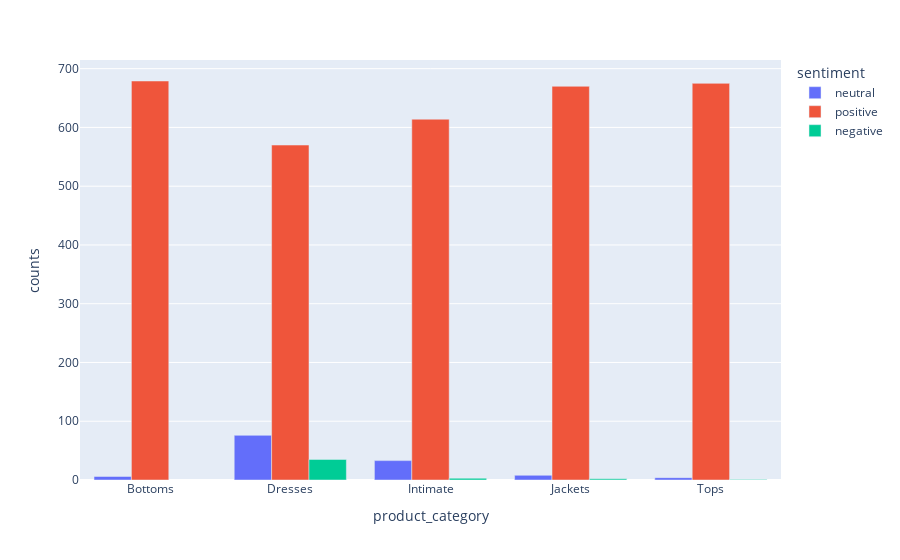

Notebook code cell kept with this figure:
### Markdown cell above
### Visualizing Sentiment Distribution by Product Category

To visualize the distribution of sentiment across different product categories, we can create a grouped bar chart using Plotly Express.

### Code cell
px.bar(df,x="product_category",y='counts',color='sentiment',barmode='group')

### Figure 1 — Plotly figure (JSON) as saved in the notebook; plotly's stock layout.template omitted (floating-point values rounded to 4 significant figures)
{"data": [{"alignmentgroup": "True", "hovertemplate": "sentiment=neutral<br>product_category=%{x}<br>counts=%{y}<extra></extra>", "legendgroup": "neutral", "marker": {"color": "#636efa", "pattern": {"shape": ""}}, "name": "neutral", "offsetgroup": "neutral", "orientation": "v", "showlegend": true, "textposition": "auto", "type": "bar", "x": ["Bottoms", "Dresses", "Intimate", "Jackets", "Tops"], "xaxis": "x", "y": [6, 76, 33, 8, 4], "yaxis": "y"}, {"alignmentgroup": "True", "hovertemplate": "sentiment=positive<br>product_category=%{x}<br>counts=%{y}<extra></extra>", "legendgroup": "positive", "marker": {"color": "#EF553B", "pattern": {"shape": ""}}, "name": "positive", "offsetgroup": "positive", "orientation": "v", "showlegend": true, "textposition": "auto", "type": "bar", "x": ["Bottoms", "Dresses", "Intimate", "Jackets", "Tops"], "xaxis": "x", "y": [679, 570, 614, 670, 675], "yaxis": "y"}, {"alignmentgroup": "True", "hovertemplate": "sentiment=negative<br>product_category=%{x}<br>counts=%{y}<extra></extra>", "legendgroup": "negative", "marker": {"color": "#00cc96", "pattern": {"shape": ""}}, "name": "negative", "offsetgroup": "negative", "orientation": "v", "showlegend": true, "textposition": "auto", "type": "bar", "x": ["Dresses", "Intimate", "Jackets", "Tops"], "xaxis": "x", "y": [35, 3, 2, 1], "yaxis": "y"}], "layout": {"barmode": "group", "legend": {"title": {"text": "sentiment"}, "tracegroupgap": 0}, "margin": {"t": 60}, "xaxis": {"anchor": "y", "domain": [0, 1], "title": {"text": "product_category"}}, "yaxis": {"anchor": "x", "domain": [0, 1], "title": {"text": "counts"}}}}
